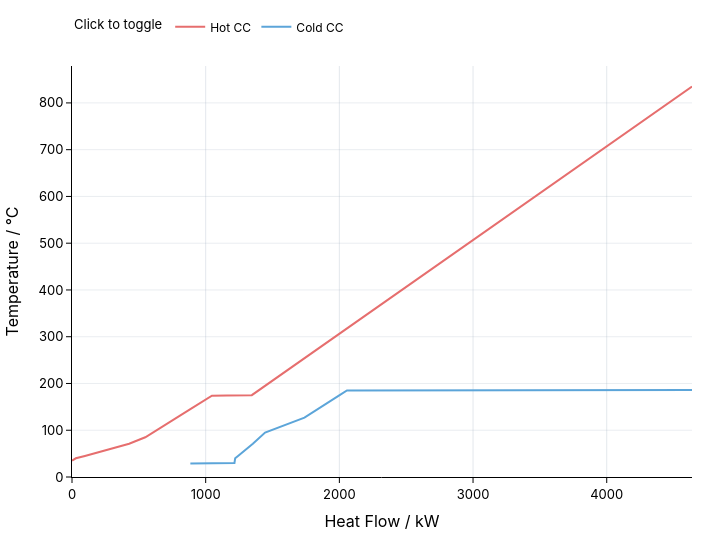

Write notebook code for a chart like this one.
### Code cell
scc = problem.plot.shifted_composite_curve(show=True)

### Figure 1 — Plotly figure (JSON) as saved in the notebook; plotly's stock layout.template omitted (floating-point values rounded to 4 significant figures)
{"data": [{"hovertemplate": "Hot CC<br>Heat Flow / kW: %{x}<br>Temperature / °C: %{y}<extra></extra>", "legendgroup": "Hot CC", "line": {"color": "#e66e6e", "width": 2}, "mode": "lines", "name": "Hot CC", "showlegend": true, "type": "scatter", "x": [4638.0, 3981.0, 1345.0, 1158.0, 1047.0, 885.4, 783.5, 604.3, 548.3, 501.7, 461.6, 435.6, 427.6, 96.36, 28.81, 0.58, 0], "y": [835, 703.3, 175, 174.4, 174, 145.2, 127, 95, 85, 79.62, 75, 72, 71, 45, 40, 35.1, 35]}, {"hovertemplate": "Cold CC<br>Heat Flow / kW: %{x}<br>Temperature / °C: %{y}<extra></extra>", "legendgroup": "Cold CC", "line": {"color": "#5ca5d9", "width": 2}, "mode": "lines", "name": "Cold CC", "showlegend": true, "type": "scatter", "x": [4638.0, 2057.0, 2002.0, 1999.0, 1997.0, 1839.0, 1739.0, 1444.0, 1407.0, 1387.0, 1370.0, 1357.0, 1353.0, 1242.0, 1221.0, 1218.0, 1218.0, 1215.0, 885.4], "y": [186, 185, 175, 174.4, 174, 145.2, 127, 95, 85, 79.62, 75, 72, 71, 45, 40, 35.1, 35, 30, 29]}], "layout": {"autosize": false, "font": {"color": "#000000", "family": "IBM Plex Sans, Inter, system-ui, sans-serif", "size": 13}, "height": 540, "hoverlabel": {"bgcolor": "#ffffff", "font": {"color": "#000000"}}, "hovermode": "closest", "legend": {"font": {"color": "#000000", "size": 12}, "orientation": "h", "title": {"font": {"color": "#000000", "size": 13}, "text": "Click to toggle"}, "y": 1.06, "yanchor": "bottom"}, "margin": {"b": 48, "l": 50, "r": 28, "t": 64}, "paper_bgcolor": "#ffffff", "plot_bgcolor": "#ffffff", "width": 720, "xaxis": {"gridcolor": "rgba(148, 163, 184, 0.25)", "linecolor": "#000000", "rangemode": "tozero", "showgrid": true, "showline": true, "tickcolor": "#000000", "tickfont": {"color": "#000000"}, "ticks": "outside", "title": {"font": {"color": "#000000"}, "text": "Heat Flow / kW"}, "zeroline": true, "zerolinecolor": "rgba(15, 23, 42, 0.8)", "zerolinewidth": 1.25}, "yaxis": {"gridcolor": "rgba(148, 163, 184, 0.2)", "linecolor": "#000000", "rangemode": "tozero", "showgrid": true, "showline": true, "tickcolor": "#000000", "tickfont": {"color": "#000000"}, "ticks": "outside", "title": {"font": {"color": "#000000"}, "text": "Temperature / °C"}, "zeroline": true, "zerolinecolor": "rgba(15, 23, 42, 0.8)", "zerolinewidth": 1.25}}}
